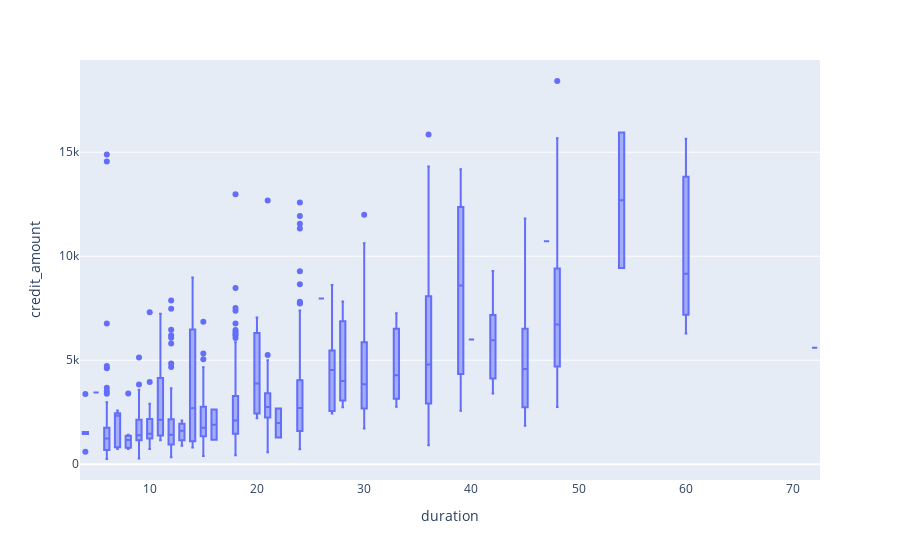

Notebook code for this chart:
### Markdown cell above
## Credit amount vs duration
We can see that there's a positive correlation between credit amount and duration from the above heatmap. Let's plot them.

### Code cell
px.box(df, y='credit_amount', x='duration')

### Figure 1 — Plotly figure (JSON) as saved in the notebook; plotly's stock layout.template omitted (floating-point values rounded to 4 significant figures; data arrays with more than 128 entries replaced by an {"elided": "..."} marker saying what was removed)
{"data": [{"alignmentgroup": "True", "hovertemplate": "duration=%{x}<br>credit_amount=%{y}<extra></extra>", "legendgroup": "", "marker": {"color": "#636efa"}, "name": "", "notched": false, "offsetgroup": "", "orientation": "v", "showlegend": false, "type": "box", "x": {"elided": "1000 int values"}, "x0": " ", "xaxis": "x", "y": {"elided": "1000 int values"}, "y0": " ", "yaxis": "y"}], "layout": {"autosize": true, "boxmode": "group", "legend": {"tracegroupgap": 0}, "margin": {"t": 60}, "xaxis": {"anchor": "y", "autorange": true, "domain": [0, 1], "range": [3.5, 72.5], "title": {"text": "duration"}, "type": "linear"}, "yaxis": {"anchor": "x", "autorange": true, "domain": [0, 1], "range": [-759.7, 19430.0], "title": {"text": "credit_amount"}, "type": "linear"}}}
